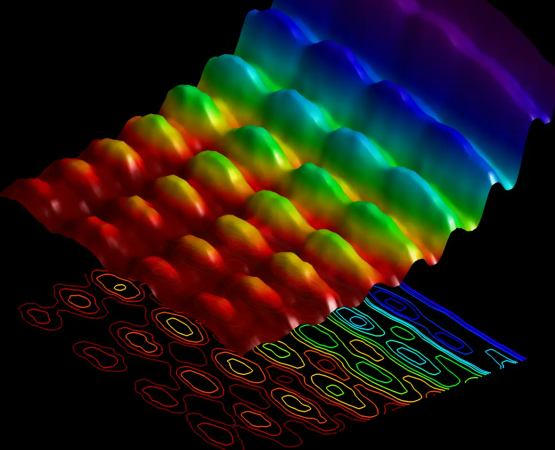
//> input picture images/light.png, 1109 x 899 px (shown at 1/2 size)
$ ./05_adaptive_thresholding   (built with g++ and OpenCV 4)
//> lines starting //> are read from the running program, lines starting //| are printed output that depends on the picture; after the words box and inside, x2 and y2 are one past the last pixel; in counts of white or black regions, pixels touching at a corner belong together

#include <opencv2/core/core.hpp>
#include <opencv2/highgui/highgui.hpp>
#include <opencv2/imgproc.hpp>
#include <iostream>
#include <vector>


int main()
{
    std::string image_path = "D:/opencv-cpp/images/light.png";
    cv::Mat image = cv::imread(image_path, cv::IMREAD_GRAYSCALE);
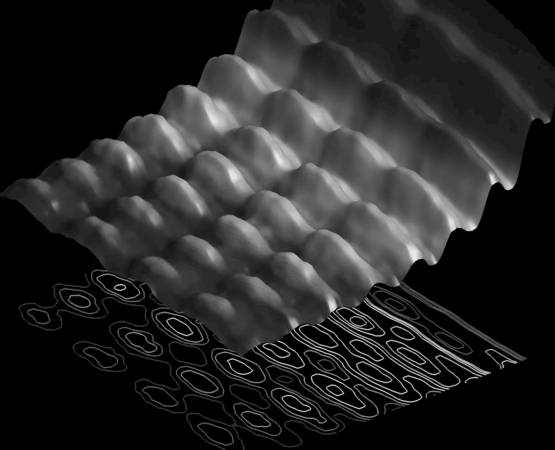
//> image: 899 rows x 1109 cols, CV_8UC1 (shown at 1/2 size); min 0, max 243, mean 37.7

    cv::resize(image, image, cv::Size(400, 400));
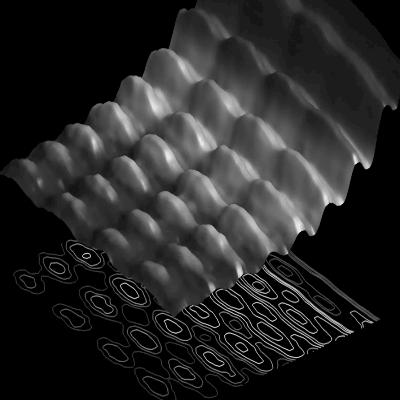
//> image: 400 rows x 400 cols, CV_8UC1; min 0, max 234, mean 37.7

    if (image.empty()) {
        std::cerr << "Error: Image not found at path: " << image_path << std::endl;
        return -1;
    }

    cv::Mat th_mean, th_gauss;

    cv::adaptiveThreshold(image, th_mean, 255, cv::ADAPTIVE_THRESH_MEAN_C, cv::THRESH_BINARY, 11, 2);
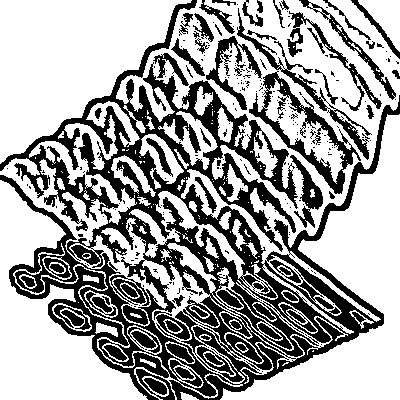
//> th_mean: 400 rows x 400 cols, CV_8UC1; 63.9% white; 235 black regions (181 under 20 px), largest, box (x1, y1, x2, y2) and area: (0, 0, 400, 400) 43569, (249, 71, 361, 194) 2576, (237, 8, 372, 160) 1471

    cv::adaptiveThreshold(image, th_gauss, 255, cv::ADAPTIVE_THRESH_GAUSSIAN_C, cv::THRESH_BINARY, 11, 2);
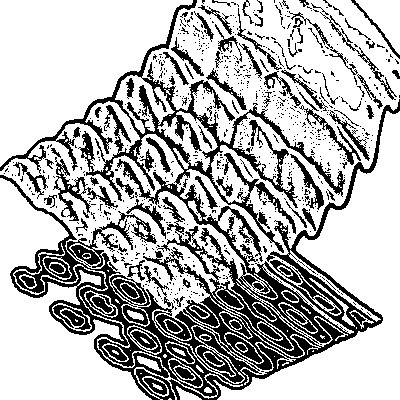
//> th_gauss: 400 rows x 400 cols, CV_8UC1; 71.3% white; 747 black regions (656 under 20 px), largest, box (x1, y1, x2, y2) and area: (0, 0, 400, 400) 33894, (53, 157, 118, 221) 852, (299, 92, 361, 165) 504

    cv::imshow("Original", image);
    cv::imshow("Adaptive Mean", th_mean);
    cv::imshow("Adaptive Gaussian", th_gauss);

    cv::waitKey(0);
    return 0;
}
